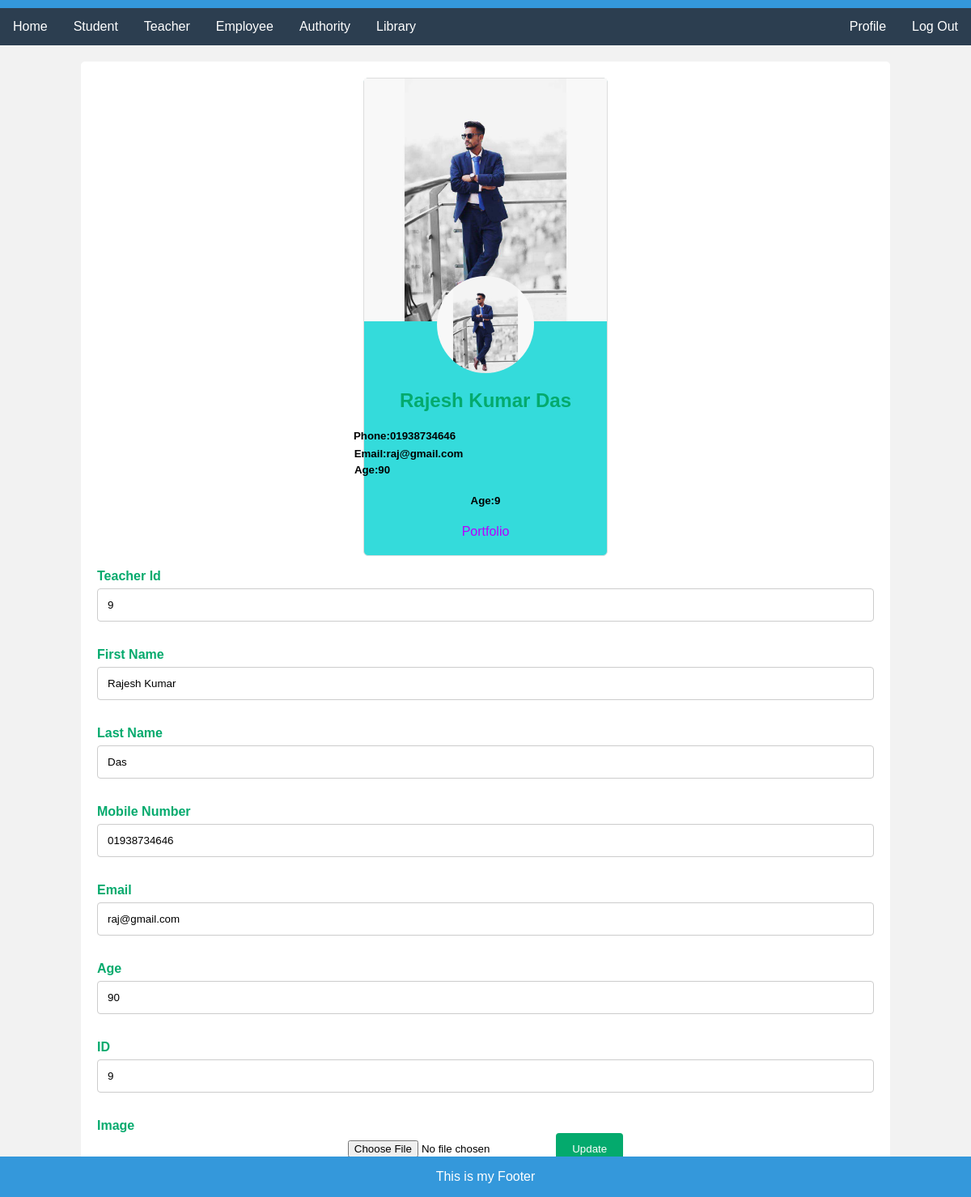
The page /editTeacher/9 (signed in) on the database its author committed.
### myApp/models.py (models this page shows, shortened)
class Teachers(models.Model):
    First_Name=models.CharField(max_length=100)
    Last_Name=models.CharField(max_length=100)
    Mobile=models.CharField(max_length=100)
    Email=models.CharField(max_length=100)
    Age=models.CharField(max_length=100)
    ID=models.IntegerField(max_length=100, null=True)
    profile_pic=models.ImageField(upload_to="media/profile_pic",null=True)

### myProject/views.py (the view)
# urls.py: path('editTeacher/<str:myid>',editTeacher, name="editTeacher"),
@login_required
def editTeacher(request, myid):
    teacher=Teachers.objects.filter(id=myid)
    context={
        "teacher":teacher,
    }
    return render(request, "editTeacher.html", context)

### template/editTeacher.html (shortened to what this page needs)
{%extends "home.html"%}
{%block content%}
<div class="container">
    <form action="{% url 'updateteacher'%}" method='post' enctype="multipart/form-data">
        {% for i in teacher %}
        <div class="card">
          <div class="card_cover">
            <img src="/media/{{i.profile_pic}}" alt="cove-photo">
          </div>
          <div class="card_img">
              <img src="/media/{{i.profile_pic}}" alt="user-image">
          </div>
          <div class="card_info">
                <h2>{{i.First_Name}} {{i.Last_Name}} </h2>
               <div class="p_e_box">
                <h5 class="phone">Phone:{{i.Mobile}}</h5>
                <h5 class="email">Email:{{i.Email}}</h5>
                <h5 class="Age">Age:{{i.Age}}</h5>
                <h5 class="ID">Age:{{i.ID}}</h5>
              </div>
              <a href="https://saimaeva.netlify.app/">Portfolio</a>
          </div>
      </div>
    <form>
      <label for="fname">Teacher Id</label>
      <input type="text" id="fname" value="{{i.id}}" name="teacherid" placeholder="Your id..">
      <label for="fname">First Name</label>
      <input type="text" id="fname" value="{{i.First_Name}}" name="firstname" placeholder="Your name..">
      <label for="lastname">Last Name</label>
      <input type="text" id="lastname" value="{{i.Last_Name}}" name="lastname" placeholder="Your last name..">
      <label for="Mobile">Mobile Number</label>
      <input type="text" id="lname" value="{{i.Mobile}}" name="mobile" placeholder="Your mobile number..">
      <label for="email">Email</label>
      <input type="text" id="email" value="{{i.Email}}" name="email" placeholder="Your email..">
      <label for="age">Age</label>
      <input type="text" id="age" value="{{i.Age}}" name="age" placeholder="Your age..">
      <label for="ID">ID</label>
      <input type="text" id="ID" value="{{i.ID}}" name="ID" placeholder="Your ID..">
      <label for="image">Image</label>
      <input type="file" id="image" value="{{i.profile_pic}}" name="profile_pic" placeholder="Your image..">
      <input type="submit" value="Update">
      {% endfor %}
    </form>
  </div>
{%endblock%}

### template/home.html (style rules this page uses)
body { font-family: 'Arial', sans-serif; margin: 0; padding: 0; background-color: #f9f9f9; height: 20000; }
.container { max-width: 1200px; margin: 20px auto; padding: 20px; background-color: #ecf0f1; border-radius: 8px; }
h2 { color: #3498db; }
body { font-family: Arial, Helvetica, sans-serif; text-align: center; background-color: #f2f2f2; }
h2 { color: #04AA6D; }
.container { border-radius: 5px; background-color: #ffffff; padding: 20px; width: 80%; margin: 20px auto; }
label { display: block; margin-top: 16px; color: #04AA6D; font-weight: bold; text-align: left; }
input[type=text] { width: 100%; padding: 12px; border: 1px solid #ccc; border-radius: 4px; box-sizing: border-box; margin-top: 6px; margin-bottom: 16px; resize: vertical; }
input[type=submit] { background-color: #04AA6D; color: white; padding: 12px 20px; border: none; border-radius: 4px; cursor: pointer; }
.card { border: 1px solid #ddd; border-radius: 6px; max-width: 380px; text-align: center; margin-top: 60px; background-color: #34dbdb; position: relative; margin: auto; display: inline-block; }
.card_cover img { width: 100%; height: 300px; object-fit: cover; }
.card_img { width: 120px; height: 120px; overflow: hidden; border-radius: 50%; margin: -60px auto 0; }
.card_img img { width: 100%; height: 100%; object-fit: cover; }
.card_info { padding-bottom: 20px; }
h5.phone { margin-bottom: -15px; margin-left: -200px; }
h5.Age { margin-top: -17px; margin-left: -280px; }
h5.email { margin-left: -110px; }
a { text-decoration: none; color: rgb(183, 0, 255); }

### template/editTeacher.html (style rules this page uses)
.card { border: 1px solid #ddd; border-radius: 6px; max-width: 380px; text-align: center; margin-top: 60px; background-color: #34dbdb; position: relative; margin: auto; }
.card_cover img { width: 100%; height: 300px; object-fit: cover; }
.card_img { width: 120px; height: 120px; overflow: hidden; border-radius: 50%; margin: -60px auto 0; }
.card_img img { width: 100%; height: 100%; object-fit: cover; }
.card_info { padding-bottom: 20px; }
h5.phone { margin-bottom: -15px; margin-left: -200px; }
h5.Age { margin-top: -17px; margin-left: -280px; }
h5.email { margin-left: -190px; }
a { text-decoration: none; color: rgb(183, 0, 255); }

### rows shown on the page
Teachers: profile_pic (picture), First_Name "Rajesh Kumar", Last_Name "Das", Mobile "01938734646", Email "raj@gmail.com", Age "90", ID "9", teacherid "9", firstname "Rajesh Kumar", lastname "Das", mobile "01938734646", email "raj@gmail.com", age "90"
